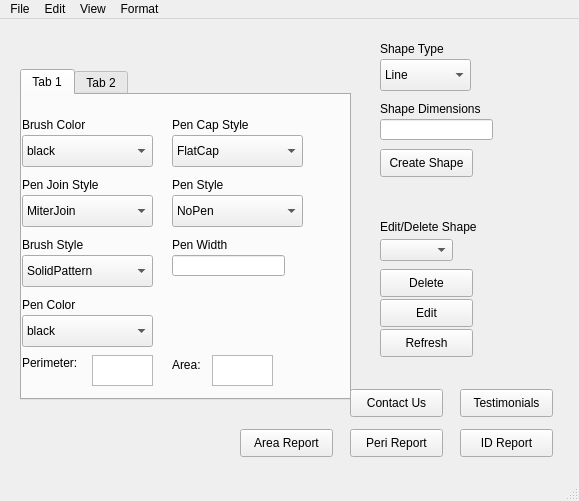
<?xml version="1.0" encoding="UTF-8"?>
<ui version="4.0">
 <class>MainWindow</class>
 <widget class="QMainWindow" name="MainWindow">
  <property name="geometry">
   <rect>
    <x>0</x>
    <y>0</y>
    <width>579</width>
    <height>501</height>
   </rect>
  </property>
  <property name="windowTitle">
   <string>MainWindow</string>
  </property>
  <widget class="QWidget" name="centralwidget">
   <widget class="QLabel" name="Shape_Type_Label">
    <property name="geometry">
     <rect>
      <x>380</x>
      <y>20</y>
      <width>101</width>
      <height>20</height>
     </rect>
    </property>
    <property name="text">
     <string>Shape Type</string>
    </property>
   </widget>
   <widget class="QLabel" name="Shape_Dim_Shape_Label">
    <property name="geometry">
     <rect>
      <x>380</x>
      <y>80</y>
      <width>111</width>
      <height>20</height>
     </rect>
    </property>
    <property name="text">
     <string>Shape Dimensions</string>
    </property>
   </widget>
   <widget class="QTabWidget" name="tabWidget">
    <property name="geometry">
     <rect>
      <x>20</x>
      <y>50</y>
      <width>331</width>
      <height>331</height>
     </rect>
    </property>
    <property name="currentIndex">
     <number>0</number>
    </property>
    <widget class="QWidget" name="tab_1">
     <attribute name="title">
      <string>Tab 1</string>
     </attribute>
     <widget class="QLabel" name="Brush_Color_Label">
      <property name="geometry">
       <rect>
        <x>0</x>
        <y>20</y>
        <width>111</width>
        <height>20</height>
       </rect>
      </property>
      <property name="text">
       <string>Brush Color</string>
      </property>
     </widget>
     <widget class="QComboBox" name="Brush_Color_ComboBox">
      <property name="geometry">
       <rect>
        <x>0</x>
        <y>40</y>
        <width>131</width>
        <height>32</height>
       </rect>
      </property>
      <item>
       <property name="text">
        <string>black</string>
       </property>
      </item>
      <item>
       <property name="text">
        <string>white</string>
       </property>
      </item>
      <item>
       <property name="text">
        <string>darkGray</string>
       </property>
      </item>
      <item>
       <property name="text">
        <string>gray</string>
       </property>
      </item>
      <item>
       <property name="text">
        <string>lightGray</string>
       </property>
      </item>
      <item>
       <property name="text">
        <string>red</string>
       </property>
      </item>
      <item>
       <property name="text">
        <string>green</string>
       </property>
      </item>
      <item>
       <property name="text">
        <string>blue</string>
       </property>
      </item>
      <item>
       <property name="text">
        <string>cyan</string>
       </property>
      </item>
      <item>
       <property name="text">
        <string>magenta</string>
       </property>
      </item>
      <item>
       <property name="text">
        <string>yellow</string>
       </property>
      </item>
     </widget>
     <widget class="QLabel" name="Pen_Cap_Style_Label">
      <property name="geometry">
       <rect>
        <x>150</x>
        <y>20</y>
        <width>101</width>
        <height>20</height>
       </rect>
      </property>
      <property name="text">
       <string>Pen Cap Style</string>
      </property>
     </widget>
     <widget class="QComboBox" name="Pen_Cap_Style_ComboBox">
      <property name="geometry">
       <rect>
        <x>150</x>
        <y>40</y>
        <width>131</width>
        <height>32</height>
       </rect>
      </property>
      <item>
       <property name="text">
        <string>FlatCap</string>
       </property>
      </item>
      <item>
       <property name="text">
        <string>SquareCap</string>
       </property>
      </item>
      <item>
       <property name="text">
        <string>RoundCap</string>
       </property>
      </item>
     </widget>
     <widget class="QLabel" name="Brush_Style_Label">
      <property name="geometry">
       <rect>
        <x>0</x>
        <y>140</y>
        <width>111</width>
        <height>20</height>
       </rect>
      </property>
      <property name="text">
       <string>Brush Style</string>
      </property>
     </widget>
     <widget class="QComboBox" name="Brush_Style_ComboBox">
      <property name="geometry">
       <rect>
        <x>0</x>
        <y>160</y>
        <width>131</width>
        <height>32</height>
       </rect>
      </property>
      <item>
       <property name="text">
        <string>SolidPattern</string>
       </property>
      </item>
      <item>
       <property name="text">
        <string>HorPattern</string>
       </property>
      </item>
      <item>
       <property name="text">
        <string>VerPattern</string>
       </property>
      </item>
      <item>
       <property name="text">
        <string>NoBrush</string>
       </property>
      </item>
     </widget>
     <widget class="QLabel" name="Pen_Join_Style_Label">
      <property name="geometry">
       <rect>
        <x>0</x>
        <y>80</y>
        <width>101</width>
        <height>20</height>
       </rect>
      </property>
      <property name="text">
       <string>Pen Join Style</string>
      </property>
     </widget>
     <widget class="QComboBox" name="Pen_Join_Style_ComboBox">
      <property name="geometry">
       <rect>
        <x>0</x>
        <y>100</y>
        <width>131</width>
        <height>32</height>
       </rect>
      </property>
      <item>
       <property name="text">
        <string>MiterJoin</string>
       </property>
      </item>
      <item>
       <property name="text">
        <string>BevelJoin</string>
       </property>
      </item>
      <item>
       <property name="text">
        <string>RoundJoin</string>
       </property>
      </item>
     </widget>
     <widget class="QLabel" name="Pen_Style_Label">
      <property name="geometry">
       <rect>
        <x>150</x>
        <y>80</y>
        <width>101</width>
        <height>20</height>
       </rect>
      </property>
      <property name="text">
       <string>Pen Style</string>
      </property>
     </widget>
     <widget class="QComboBox" name="Pen_Style_ComboBox">
      <property name="geometry">
       <rect>
        <x>150</x>
        <y>100</y>
        <width>131</width>
        <height>32</height>
       </rect>
      </property>
      <item>
       <property name="text">
        <string>NoPen</string>
       </property>
      </item>
      <item>
       <property name="text">
        <string>SolidLine</string>
       </property>
      </item>
      <item>
       <property name="text">
        <string>DashLine</string>
       </property>
      </item>
      <item>
       <property name="text">
        <string>DotLine</string>
       </property>
      </item>
      <item>
       <property name="text">
        <string>DashDotLine</string>
       </property>
      </item>
      <item>
       <property name="text">
        <string>DashDotDotLine</string>
       </property>
      </item>
     </widget>
     <widget class="QLabel" name="Pen_Width_Label">
      <property name="geometry">
       <rect>
        <x>150</x>
        <y>140</y>
        <width>101</width>
        <height>20</height>
       </rect>
      </property>
      <property name="text">
       <string>Pen Width</string>
      </property>
     </widget>
     <widget class="QLineEdit" name="Pen_Width_LineEdit">
      <property name="geometry">
       <rect>
        <x>150</x>
        <y>160</y>
        <width>113</width>
        <height>21</height>
       </rect>
      </property>
     </widget>
     <widget class="QLabel" name="Pen_Color_Label">
      <property name="geometry">
       <rect>
        <x>0</x>
        <y>200</y>
        <width>101</width>
        <height>20</height>
       </rect>
      </property>
      <property name="text">
       <string>Pen Color</string>
      </property>
     </widget>
     <widget class="QComboBox" name="Pen_Color_ComboBox">
      <property name="geometry">
       <rect>
        <x>0</x>
        <y>220</y>
        <width>131</width>
        <height>32</height>
       </rect>
      </property>
      <item>
       <property name="text">
        <string>black</string>
       </property>
      </item>
      <item>
       <property name="text">
        <string>white</string>
       </property>
      </item>
      <item>
       <property name="text">
        <string>darkGray</string>
       </property>
      </item>
      <item>
       <property name="text">
        <string>gray</string>
       </property>
      </item>
      <item>
       <property name="text">
        <string>lightGray</string>
       </property>
      </item>
      <item>
       <property name="text">
        <string>red</string>
       </property>
      </item>
      <item>
       <property name="text">
        <string>green</string>
       </property>
      </item>
      <item>
       <property name="text">
        <string>blue</string>
       </property>
      </item>
      <item>
       <property name="text">
        <string>cyan</string>
       </property>
      </item>
      <item>
       <property name="text">
        <string>magenta</string>
       </property>
      </item>
      <item>
       <property name="text">
        <string>yellow</string>
       </property>
      </item>
     </widget>
     <widget class="QLabel" name="perimeter_label">
      <property name="geometry">
       <rect>
        <x>0</x>
        <y>260</y>
        <width>141</width>
        <height>16</height>
       </rect>
      </property>
      <property name="text">
       <string>Perimeter:</string>
      </property>
     </widget>
     <widget class="QLabel" name="area_label">
      <property name="geometry">
       <rect>
        <x>150</x>
        <y>260</y>
        <width>141</width>
        <height>20</height>
       </rect>
      </property>
      <property name="text">
       <string>Area:</string>
      </property>
     </widget>
     <widget class="QTextEdit" name="textEdit">
      <property name="geometry">
       <rect>
        <x>70</x>
        <y>260</y>
        <width>61</width>
        <height>31</height>
       </rect>
      </property>
     </widget>
     <widget class="QTextEdit" name="textEdit_2">
      <property name="geometry">
       <rect>
        <x>190</x>
        <y>260</y>
        <width>61</width>
        <height>31</height>
       </rect>
      </property>
     </widget>
    </widget>
    <widget class="QWidget" name="tab_2">
     <attribute name="title">
      <string>Tab 2</string>
     </attribute>
     <widget class="QLabel" name="Allignment_Label">
      <property name="geometry">
       <rect>
        <x>0</x>
        <y>20</y>
        <width>101</width>
        <height>20</height>
       </rect>
      </property>
      <property name="text">
       <string>Allignment</string>
      </property>
     </widget>
     <widget class="QComboBox" name="Allignment_ComboBox">
      <property name="geometry">
       <rect>
        <x>0</x>
        <y>40</y>
        <width>131</width>
        <height>32</height>
       </rect>
      </property>
      <item>
       <property name="text">
        <string>AllignLeft</string>
       </property>
      </item>
      <item>
       <property name="text">
        <string>AllignRight</string>
       </property>
      </item>
      <item>
       <property name="text">
        <string>AllignTop</string>
       </property>
      </item>
      <item>
       <property name="text">
        <string>AllignBottom</string>
       </property>
      </item>
      <item>
       <property name="text">
        <string>AllignCenter</string>
       </property>
      </item>
     </widget>
     <widget class="QLabel" name="Allignment_Label_2">
      <property name="geometry">
       <rect>
        <x>0</x>
        <y>80</y>
        <width>101</width>
        <height>20</height>
       </rect>
      </property>
      <property name="text">
       <string>Text</string>
      </property>
     </widget>
     <widget class="QLineEdit" name="Text_LineEdit">
      <property name="geometry">
       <rect>
        <x>0</x>
        <y>100</y>
        <width>113</width>
        <height>21</height>
       </rect>
      </property>
     </widget>
     <widget class="QLabel" name="Text_Point_Size_Label">
      <property name="geometry">
       <rect>
        <x>150</x>
        <y>20</y>
        <width>101</width>
        <height>20</height>
       </rect>
      </property>
      <property name="text">
       <string>Text Point Size</string>
      </property>
     </widget>
     <widget class="QLineEdit" name="Text_Point_Size_LineEdit">
      <property name="geometry">
       <rect>
        <x>150</x>
        <y>40</y>
        <width>113</width>
        <height>21</height>
       </rect>
      </property>
     </widget>
     <widget class="QLabel" name="Font_Family_Label">
      <property name="geometry">
       <rect>
        <x>150</x>
        <y>80</y>
        <width>101</width>
        <height>20</height>
       </rect>
      </property>
      <property name="text">
       <string>Font Family</string>
      </property>
     </widget>
     <widget class="QLineEdit" name="Font_Family_LineEdit">
      <property name="geometry">
       <rect>
        <x>150</x>
        <y>100</y>
        <width>113</width>
        <height>21</height>
       </rect>
      </property>
     </widget>
     <widget class="QLabel" name="Font_Style_Label">
      <property name="geometry">
       <rect>
        <x>0</x>
        <y>130</y>
        <width>101</width>
        <height>20</height>
       </rect>
      </property>
      <property name="text">
       <string>Font Style</string>
      </property>
     </widget>
     <widget class="QComboBox" name="Font_Style_ComboBox">
      <property name="geometry">
       <rect>
        <x>0</x>
        <y>150</y>
        <width>131</width>
        <height>32</height>
       </rect>
      </property>
      <item>
       <property name="text">
        <string>StyleNormal</string>
       </property>
      </item>
      <item>
       <property name="text">
        <string>StyleItalic</string>
       </property>
      </item>
      <item>
       <property name="text">
        <string>StyleOblique</string>
       </property>
      </item>
     </widget>
     <widget class="QLabel" name="Font_Weight_Label">
      <property name="geometry">
       <rect>
        <x>150</x>
        <y>130</y>
        <width>101</width>
        <height>20</height>
       </rect>
      </property>
      <property name="text">
       <string>Font Weight</string>
      </property>
     </widget>
     <widget class="QComboBox" name="Font_Weight_ComboBox">
      <property name="geometry">
       <rect>
        <x>150</x>
        <y>150</y>
        <width>131</width>
        <height>32</height>
       </rect>
      </property>
      <item>
       <property name="text">
        <string>Thin</string>
       </property>
      </item>
      <item>
       <property name="text">
        <string>Light</string>
       </property>
      </item>
      <item>
       <property name="text">
        <string>Normal</string>
       </property>
      </item>
      <item>
       <property name="text">
        <string>Bold</string>
       </property>
      </item>
     </widget>
     <widget class="QLabel" name="Text_Color_Label_2">
      <property name="geometry">
       <rect>
        <x>0</x>
        <y>190</y>
        <width>61</width>
        <height>16</height>
       </rect>
      </property>
      <property name="text">
       <string>Text Color</string>
      </property>
     </widget>
     <widget class="QComboBox" name="Text_Color_ComboBox">
      <property name="geometry">
       <rect>
        <x>0</x>
        <y>210</y>
        <width>131</width>
        <height>32</height>
       </rect>
      </property>
      <item>
       <property name="text">
        <string>black</string>
       </property>
      </item>
      <item>
       <property name="text">
        <string>white</string>
       </property>
      </item>
      <item>
       <property name="text">
        <string>darkGray</string>
       </property>
      </item>
      <item>
       <property name="text">
        <string>gray</string>
       </property>
      </item>
      <item>
       <property name="text">
        <string>lightGray</string>
       </property>
      </item>
      <item>
       <property name="text">
        <string>red</string>
       </property>
      </item>
      <item>
       <property name="text">
        <string>green</string>
       </property>
      </item>
      <item>
       <property name="text">
        <string>blue</string>
       </property>
      </item>
      <item>
       <property name="text">
        <string>cyan</string>
       </property>
      </item>
      <item>
       <property name="text">
        <string>magenta</string>
       </property>
      </item>
      <item>
       <property name="text">
        <string>yellow</string>
       </property>
      </item>
     </widget>
    </widget>
   </widget>
   <widget class="QLineEdit" name="Shape_Dim_LineEdit">
    <property name="geometry">
     <rect>
      <x>380</x>
      <y>100</y>
      <width>113</width>
      <height>21</height>
     </rect>
    </property>
   </widget>
   <widget class="QComboBox" name="Shape_Type_Combo_Box">
    <property name="geometry">
     <rect>
      <x>380</x>
      <y>40</y>
      <width>91</width>
      <height>32</height>
     </rect>
    </property>
    <item>
     <property name="text">
      <string>Line</string>
     </property>
    </item>
    <item>
     <property name="text">
      <string>Polyline</string>
     </property>
    </item>
    <item>
     <property name="text">
      <string>Polygon</string>
     </property>
    </item>
    <item>
     <property name="text">
      <string>Rectangle</string>
     </property>
    </item>
    <item>
     <property name="text">
      <string>Square</string>
     </property>
    </item>
    <item>
     <property name="text">
      <string>Ellipse</string>
     </property>
    </item>
    <item>
     <property name="text">
      <string>Circle</string>
     </property>
    </item>
    <item>
     <property name="text">
      <string>Text</string>
     </property>
    </item>
   </widget>
   <widget class="QPushButton" name="pushButton">
    <property name="geometry">
     <rect>
      <x>380</x>
      <y>130</y>
      <width>93</width>
      <height>28</height>
     </rect>
    </property>
    <property name="text">
     <string>Create Shape</string>
    </property>
   </widget>
   <widget class="QComboBox" name="Delete_Shape_ComboBox">
    <property name="geometry">
     <rect>
      <x>380</x>
      <y>220</y>
      <width>73</width>
      <height>22</height>
     </rect>
    </property>
   </widget>
   <widget class="QLabel" name="Delete_Shape_Label">
    <property name="geometry">
     <rect>
      <x>380</x>
      <y>200</y>
      <width>111</width>
      <height>16</height>
     </rect>
    </property>
    <property name="text">
     <string>Edit/Delete Shape</string>
    </property>
   </widget>
   <widget class="QPushButton" name="pushButton_delete_shape">
    <property name="geometry">
     <rect>
      <x>380</x>
      <y>250</y>
      <width>93</width>
      <height>28</height>
     </rect>
    </property>
    <property name="text">
     <string>Delete</string>
    </property>
   </widget>
   <widget class="QPushButton" name="pushButton_refresh">
    <property name="geometry">
     <rect>
      <x>380</x>
      <y>310</y>
      <width>93</width>
      <height>28</height>
     </rect>
    </property>
    <property name="text">
     <string>Refresh</string>
    </property>
   </widget>
   <widget class="QPushButton" name="pushButton_edit">
    <property name="geometry">
     <rect>
      <x>380</x>
      <y>280</y>
      <width>93</width>
      <height>28</height>
     </rect>
    </property>
    <property name="text">
     <string>Edit</string>
    </property>
   </widget>
   <widget class="QPushButton" name="pushButton_contact">
    <property name="geometry">
     <rect>
      <x>350</x>
      <y>370</y>
      <width>93</width>
      <height>28</height>
     </rect>
    </property>
    <property name="text">
     <string>Contact Us</string>
    </property>
   </widget>
   <widget class="QPushButton" name="pushButton_testim">
    <property name="geometry">
     <rect>
      <x>460</x>
      <y>370</y>
      <width>93</width>
      <height>28</height>
     </rect>
    </property>
    <property name="text">
     <string>Testimonials</string>
    </property>
   </widget>
   <widget class="QPushButton" name="Reports_Id">
    <property name="geometry">
     <rect>
      <x>460</x>
      <y>410</y>
      <width>93</width>
      <height>28</height>
     </rect>
    </property>
    <property name="text">
     <string>ID Report</string>
    </property>
   </widget>
   <widget class="QPushButton" name="Reports_Peri">
    <property name="geometry">
     <rect>
      <x>350</x>
      <y>410</y>
      <width>93</width>
      <height>28</height>
     </rect>
    </property>
    <property name="text">
     <string>Peri Report</string>
    </property>
   </widget>
   <widget class="QPushButton" name="Reports_Area">
    <property name="geometry">
     <rect>
      <x>240</x>
      <y>410</y>
      <width>93</width>
      <height>28</height>
     </rect>
    </property>
    <property name="text">
     <string>Area Report</string>
    </property>
   </widget>
  </widget>
  <widget class="QMenuBar" name="menubar">
   <property name="geometry">
    <rect>
     <x>0</x>
     <y>0</y>
     <width>579</width>
     <height>26</height>
    </rect>
   </property>
   <widget class="QMenu" name="menuFile">
    <property name="title">
     <string>File</string>
    </property>
   </widget>
   <widget class="QMenu" name="menuEdit">
    <property name="title">
     <string>Edit</string>
    </property>
   </widget>
   <widget class="QMenu" name="menuView">
    <property name="title">
     <string>View</string>
    </property>
   </widget>
   <widget class="QMenu" name="menuFormat">
    <property name="title">
     <string>Format</string>
    </property>
   </widget>
   <addaction name="menuFile"/>
   <addaction name="menuEdit"/>
   <addaction name="menuView"/>
   <addaction name="menuFormat"/>
  </widget>
  <widget class="QStatusBar" name="statusbar"/>
 </widget>
 <resources/>
 <connections/>
</ui>
